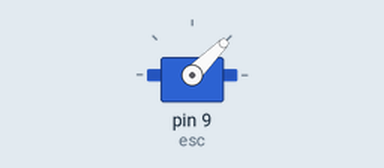
A sketch run on a simulated Arduino Uno, built with avr-gcc and run on an emulated ATmega328P. On the bench: servo.

Above: at 0.1 s.
At 7.1 s:
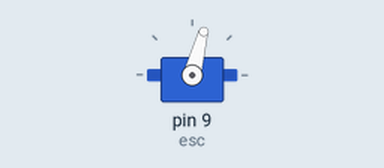
Timing chart, 0 to 8.6 s (numbered marks = the images above):
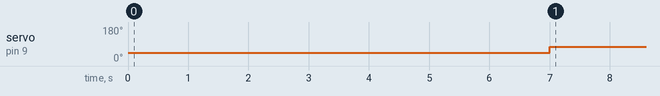

Measured:
- by itself, servo on pin 9 (esc): 45° → 75° at 7.0 s

The sketch:

shooterServoTestV2.ino
```cpp
#include<Servo.h>

Servo esc;

void setup() {
  // put your setup code here, to run once:
  esc.attach(9); // 9 on arduino Uno,
  esc.write(45); // 95
  //delay(4000);
  //esc.write(180);
}

void loop() {
  // put your main code here, to run repeatedly:
  delay(7000);
  esc.write(75);
}

//#include <Servo.h>
//
//Servo servo1;  // create servo object to control a servo
//Servo servo2;  // create servo object to control a servo
//
//void setup() {
////nothing here
//  servo1.attach(9);  // attaches the servo on pin 9 to the servo object
//  servo2.attach(5);  // attaches the servo on pin 9 to the servo object
//}
//
//void loop()
//{
//  servo1.write(180);
//  delay (1000);   // wait for a second
//  servo1.write(90);
//  delay (1000);   // wait for a second
//
//  servo2.write(90);
//  delay (1000);   // wait for a second
//  servo2.write(180);
//  delay (1000);   // wait for a second
//}
```
